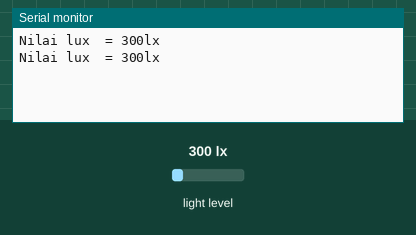
Recording of a program running on a simulated ESP32. On the bench: the last lines printed to the serial monitor. Wiring (inferred from the names in the program): BH1750 light sensor at I2C address 0x23. Inputs (shaded band) come from the test bench; at power-on: light level 300 lx.

Above: at 2.2 s.
2.3 s: light level set to 40 lx
At 3.5 s:
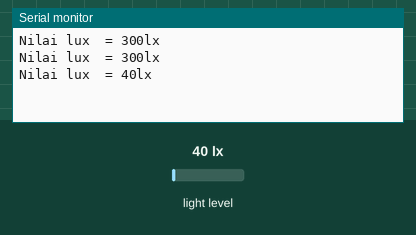
4.0 s: light level set to 500 lx
At 5.4 s:
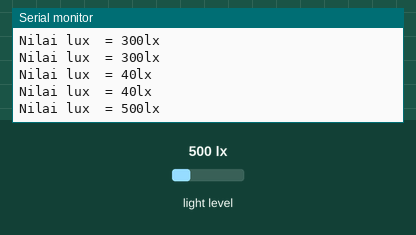
Timing chart, 0 to 7.0 s (numbered marks = the images above; inputs shaded):
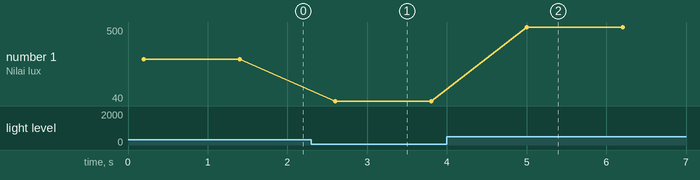

Measured:
- after the input at 2.3 s, the serial monitor: prints a new line after 0.30 s (image 1)
- after the input at 4.0 s, the serial monitor: prints a new line after 1.0 s (image 2)
- plotted number 1: 300 → 40 after the input at 2.3 s, 40 → 500 after the input at 4.0 s

The program:

main.cpp
```cpp
#include <Arduino.h>
#include <Wire.h>
#define BH1750_ADD 0x23  //alamat i2c cek datasheet atau st manual kalau pakai master slave
#define BH1750_DATALEN 2 //panjang data yg akan diterima

void BHReq(int address); //input adress = pada fungsi void loop
int BHGet(int address);

byte buff[2];
unsigned short lux = 0;

void setup()
{
  Wire.begin();
  Serial.begin(9600);
}

void loop()
{
  BHReq(BH1750_ADD);
  delay(200);
  if (BHGet(BH1750_ADD) == BH1750_DATALEN)
  {
    lux = (((unsigned short)buff[0] << 8) | (unsigned short)buff[1]) / 1.2;
    String str = "Nilai lux  = " + String(lux) + "lx";
    Serial.println(str);
  }
  delay(1000);
}

int BHGet(int address)
{
  int i = 0;
  Wire.beginTransmission(address);
  Wire.requestFrom(address, 2); //jawaaban 2byte
  while (Wire.available())
  {
    buff[i] = Wire.read();
    i++;
  }
  Wire.endTransmission();

  return i;
}

void BHReq(int address)
{
  Wire.beginTransmission(address);
  Wire.write(0x10);
  Wire.endTransmission();
}
```
